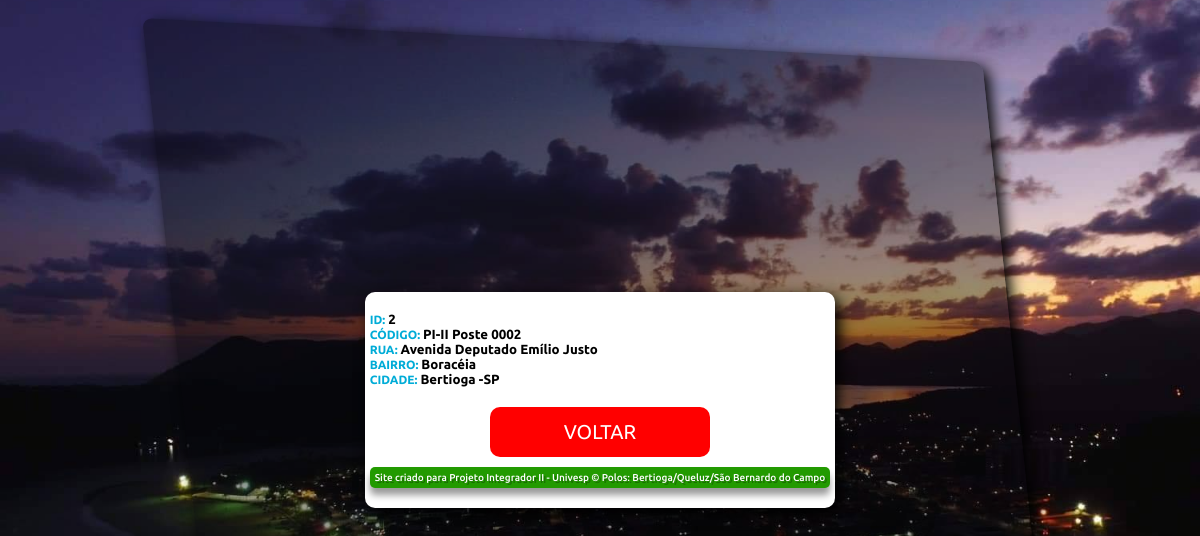
/visualizapostes/2, run on the app's committed database.
### app.py (models this page shows)
class Poste(db.Model):
    id = db.Column('id', db.Integer, primary_key=True, autoincrement=True)
    codigo = db.Column(db.String(20), nullable=False)
    rua = db.Column(db.String(50), nullable=False)
    bairro = db.Column(db.String(50), nullable=False)
    cidade = db.Column(db.String(300), nullable=False)

### app.py (the view, shortened to what this page needs)
@app.route('/visualizapostes/<int:id>', methods=['GET', 'POST'])
def verp(id):
    mostra = Poste.query.get(id)
    return render_template('visualizapostes.html', mostra=mostra)

### templates/visualizapostes.html (shortened to what this page needs)
    {% extends 'base.html' %}
    {% block conteudo %}
    <section>
		<form action="#" method="POST">
            <h5>
                <strong class="azul">ID: </strong>{{mostra.id}}<br>
                <strong class="azul">CÓDIGO: </strong>{{mostra.codigo}}<br>
                <strong class="azul">RUA: </strong>{{mostra.rua}}<br>
                <strong class="azul">BAIRRO: </strong>{{mostra.bairro}}<br>
                <strong class="azul">CIDADE: </strong>{{mostra.cidade}}<br>
            </h5>
			<a><button class="vermelho" type="button" onclick="mudaTelaVoltaAoBancoPos()">VOLTAR</button></a>
			<p class="dev">Site criado para Projeto Integrador II - Univesp &copy
				Polos: Bertioga/Queluz/São Bernardo do Campo</p>
		</form>
	</section>
     {% endblock %}

### static/css/style.css (style rules this page uses)
* { margin: 0; padding: 0; box-sizing: border-box; font-family: "Ubuntu", sans-serif; }
body { display: flex; align-items: center; justify-content: center; min-height: 100vh; }
.bg { background-image: url("../imagens/Bertioga1.jpg"); background-repeat: no-repeat; background-size: cover; background-position: center; background-attachment: fixed; }
.azul { font-size: 12px; color: #00acd7; }
section { display: flex; background: #fff; padding: 20px 5px; border-radius: 10px; box-shadow: 5px 5px 15px; max-width: 70vw; }
section { min-width: 30%; }
button { margin: 10px 0; margin-top: 0; margin-left: 0; width: calc(50% - 10px); height: 50px; background-color: #229A00; color: #fff; font-size: 20px; border:none; border-radius: 10px; cursor: pointer; transition: .3s linear; }
.vermelho { background-color: red; }
form { width: 100%; }
form a { text-decoration: none; font-size: 16px; color: #555; font-weight: 500; padding-top: 20px; text-align: center; display: block; }
.dev { background-color: #229A00; font-size: 10px; color: white; font-weight: 500; text-align: center; border-radius: 5px; padding: 5px; text-shadow: 2px 2px 0px rgba(0, 0, 0, 0.267); box-shadow: 0px 7px 7px rgba(0, 0, 0, 0.4); }

### data on the page
Poste: id "2", codigo "PI-II Poste 0002", rua "Avenida Deputado Emílio Justo", bairro "Boracéia", cidade "Bertioga -SP"
